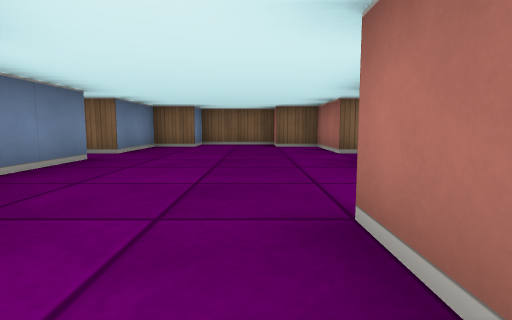
view 1 (above)

24 first-person views from a walk through a cub3D level. The camera is about half as high as the walls, tilts 6° down and sees 80° across. The floor is counted in squares. Each view is taken from the middle of a square. On the plan, view 1 faces up. The plan holds only what a view shows up to about 9 squares ahead; the rest is blank.

view 2
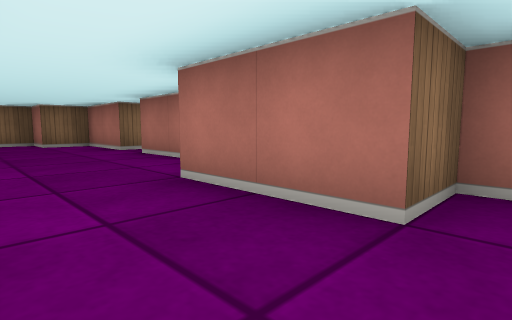

view 3
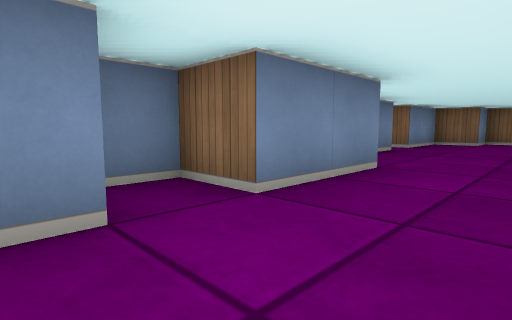

view 4
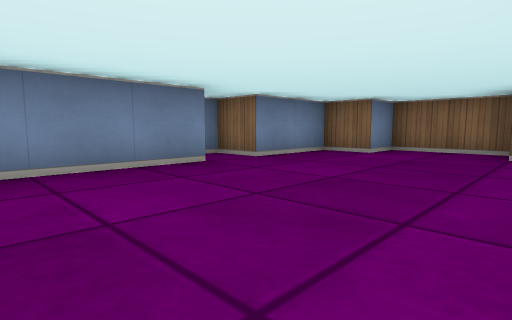

view 5
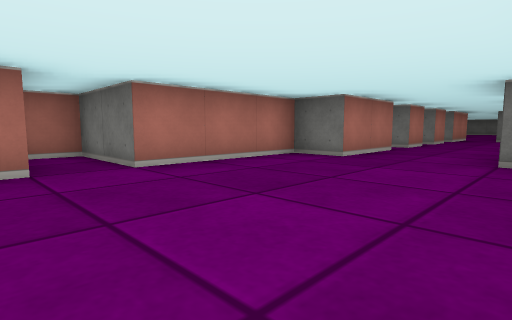

view 6
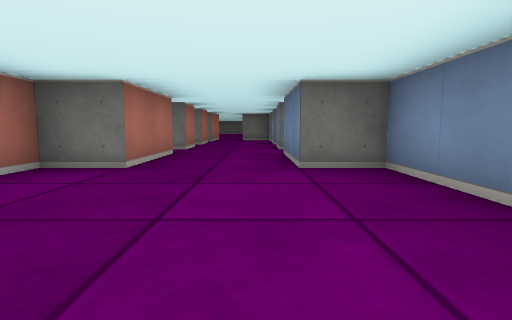

view 7
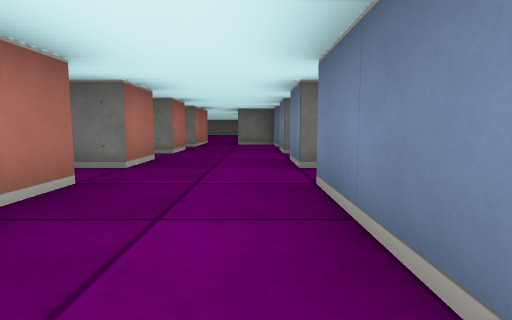

view 8
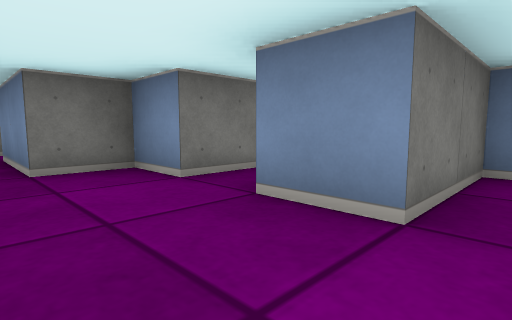

view 9
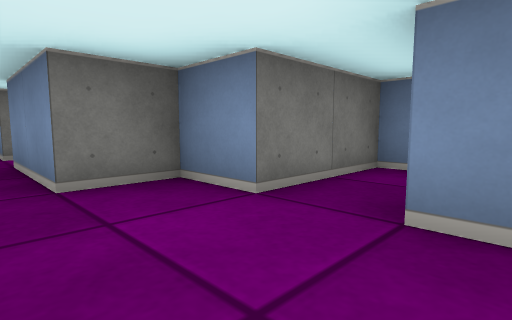

view 10
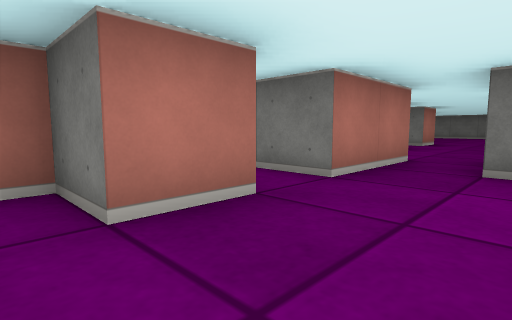

view 11
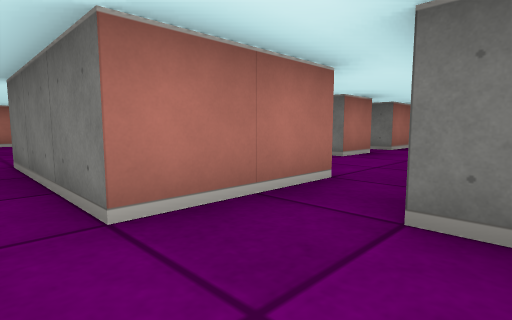

view 12
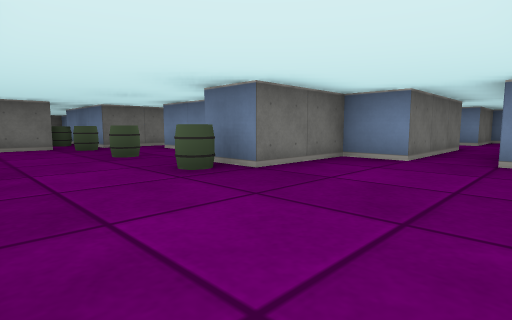

view 13
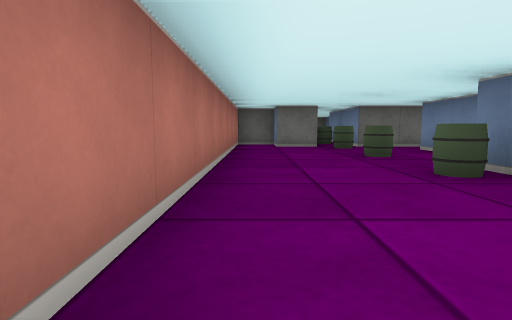

view 14
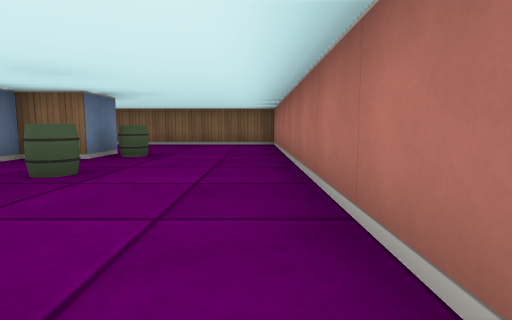

view 15
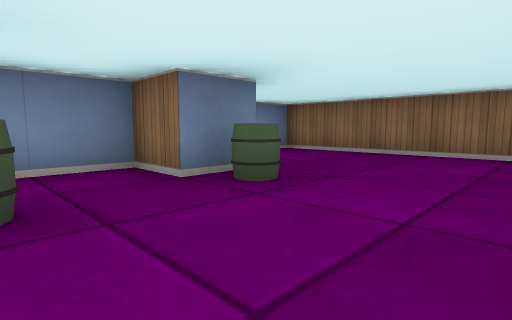

view 16
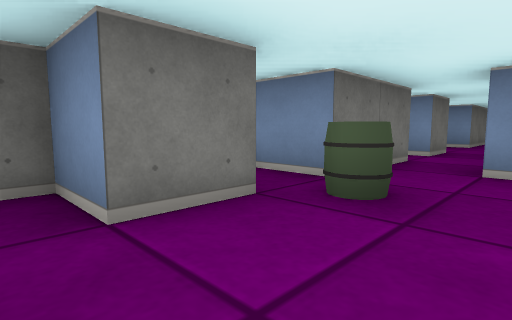

view 17
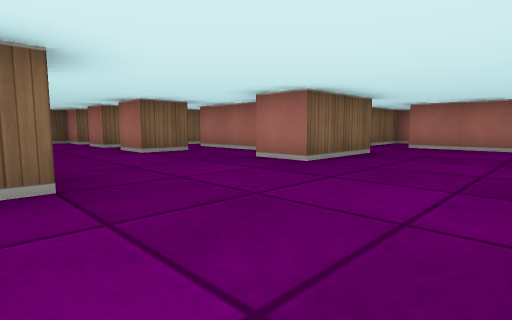

view 18
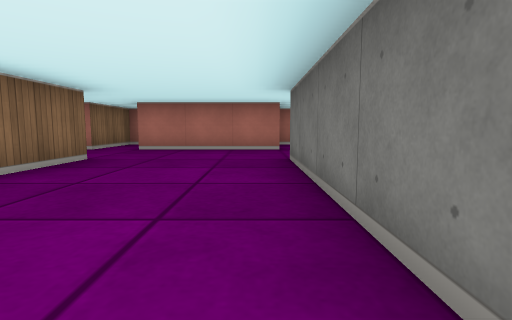

view 19
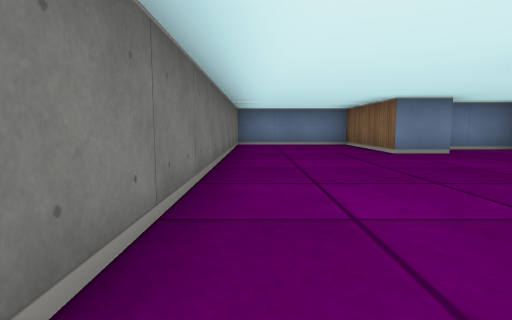

view 20
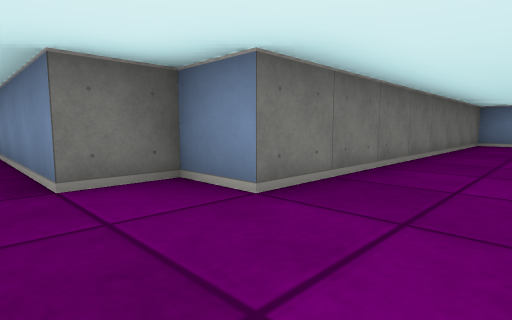

view 21
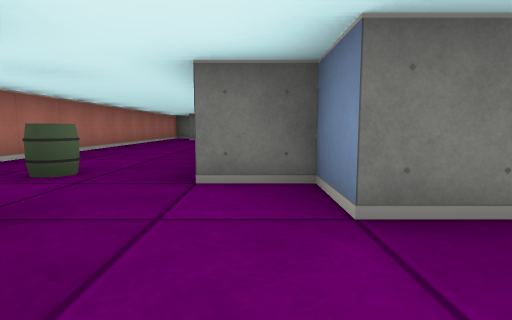

view 22
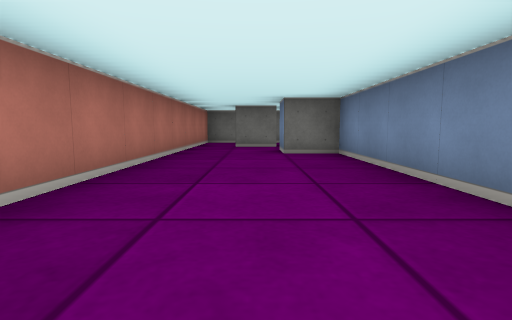

view 23
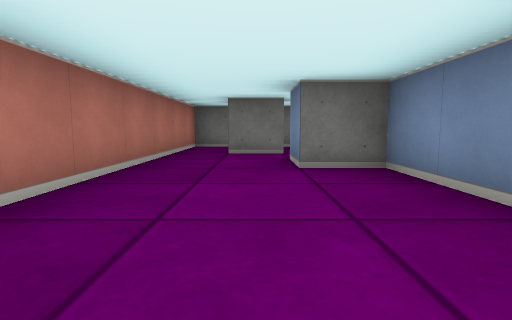

view 24
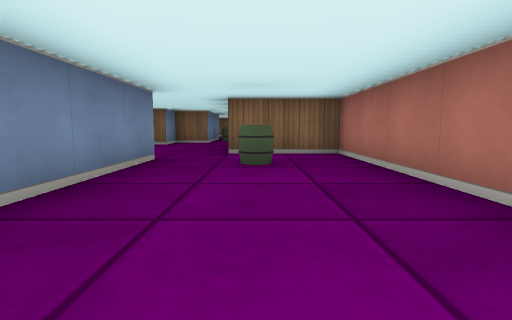

### Floor plan
Points are (right, up) in squares from view 1. A wall is a line through its corners. A room is listed if a view was taken in it or the views show most of it. See-through windows are left out.
Room 1 (views 1, 2, 3)
walls: (-1.5, -1.4) (-1.5, -2.5); (0.5, -2.5) (0.5, -1.5) (1.1, -1.5); (-1.5, 1.5) (-1.5, -0.5) (-2.5, -0.5) (-2.5, -1.2); (1.6, -0.5) (0.5, -0.5) (0.5, 1.5)
ways out: opening at (-0.5, 0.5) to room 2; opening at (-0.5, -2) to room 3
Room 2 (views 4, 5, 6, 7)
walls: (2, 5.5) (1.5, 5.5) (1.5, 7.5) (0.5, 7.5) (0.5, 8.5) (-1.5, 8.5) (-1.5, 7.5) (-2.5, 7.5) (-2.5, 5.5) (-3.5, 5.5); (-2.5, 4.6) (-2.5, 1.5) (-1.5, 1.5); (0.5, 1.5) (1.5, 1.5) (1.5, 4.5) (3.5, 4.5) (3.5, 5.2)
ways out: opening at (-0.5, 0.5) to room 1
Room 3 (views 8, 9, 10)
walls: (0.5, -4.5) (0.5, -3.5) (1.5, -3.5) (1.5, -3.1); (-3.6, -3.5) (-1.5, -3.5) (-1.5, -4.5)
ways out: opening at (-0.5, -2) to room 1; opening at (-0.5, -4) to room 4
Room 4 (view 11)
walls: (0.5, -7.6) (0.5, -5.5); (-3.6, -5.5) (-1.5, -5.5) (-1.5, -6.5) (-0.5, -6.5) (-0.5, -7.5)
ways out: opening at (-0.5, -4) to room 3; opening at (1, -5) to room 5; opening at (0, -8) to room 6
Room 5 (views 12, 13, 14, 15, 16)
walls: (6.4, -11.5) (7.5, -11.5) (7.5, -12.5) (8.5, -12.5) (8.5, -3.5) (3.5, -3.5) (3.5, -4.5); (3.5, -11.5) (5.5, -11.5); (0.5, -5.5) (3.5, -5.5) (3.5, -6.5) (5.5, -6.5) (5.5, -7.5) (4.5, -7.5) (4.5, -10.5) (3.8, -10.5)
ways out: opening at (1, -5) to room 4; opening at (4, -11) to room 6
objects: barrel (6, -11); barrel (6, -9); barrel (6, -7)
Room 6 (views 17, 18, 19, 20, 21, 22, 23, 24)
walls: (4.5, -14.9) (4.5, -15.5) (2.5, -15.5) (2.5, -14.5); (3.5, -13.5) (3.5, -11.5); (-0.5, -14.4) (-0.5, -15.5) (-3.5, -15.5) (-3.5, -18.5) (4.5, -18.5) (4.5, -19.5) (5.5, -19.5) (5.5, -26.5) (6.5, -26.5) (6.5, -27.5); (2.6, -12.5) (1.5, -12.5) (1.5, -11.5) (2.5, -11.5) (2.5, -11.9); (8.5, -14.5) (6.5, -14.5); (5.5, -11.5) (5.5, -14.4); (-1.5, -12.5) (-1.5, -13.9); (2, -10.5) (1.5, -10.5) (1.5, -9.5); (-2.6, -11.5) (-0.5, -11.5) (-0.5, -12); (1.5, -8.5) (1.5, -7.6); (6.4, -28.5) (7.5, -28.5); (-0.5, -7.5) (-0.5, -8.5); (6.1, -30.5) (8.5, -30.5) (8.5, -18.5) (6.5, -18.5) (6.5, -15.5)
ways out: opening at (0, -8) to room 4; opening at (4, -11) to room 5
objects: barrel (6, -13); barrel (7, -20)

Positions as (right, up) in squares from view 1, and headings:
1: (0, 0), facing up
2: (-1, -1), facing up-right
3: (0, -2), facing up-left
4: (1, 2), facing up-left
5: (-2, 6), facing down-right
6: (-1, 5), facing down
7: (-1, 2), facing down
8: (0, -3), facing down-left
9: (0, -4), facing down-left
10: (-1, -3), facing down-right
11: (-1, -5), facing down-right
12: (8, -4), facing down-left
13: (8, -4), facing down
14: (8, -12), facing up
15: (8, -9), facing up-left
16: (8, -10), facing down-left
17: (-1, -18), facing up-right
18: (0, -18), facing right
19: (5, -18), facing left
20: (6, -17), facing down-left
21: (5, -17), facing down
22: (7, -21), facing down
23: (7, -23), facing down
24: (7, -24), facing up
